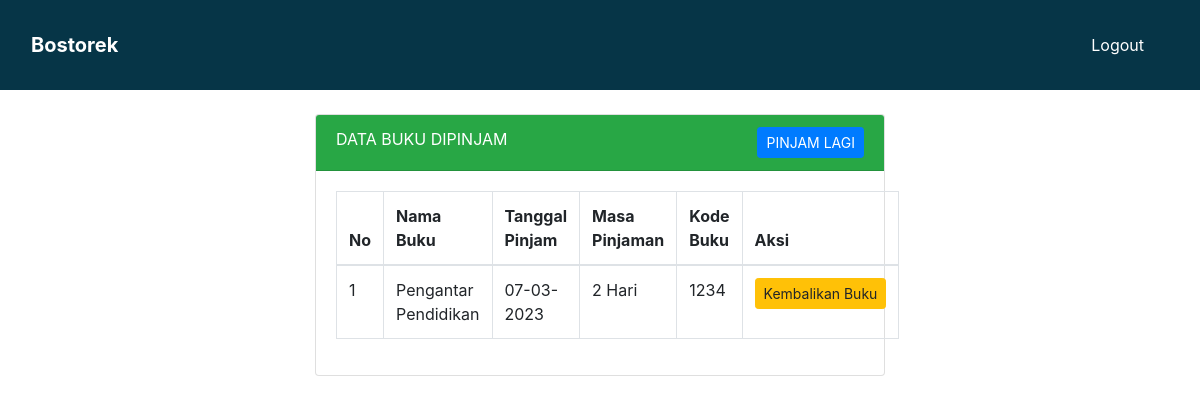
/login_pengguna/read_peminjaman.php, run on the app's committed database.
### tables this page shows
CREATE TABLE `tb_pinjambuku` (
  `id` int(11) NOT NULL,
  `namabuku` varchar(100) NOT NULL,
  `tanggal` date NOT NULL,
  `masa_pinjaman` varchar(100) NOT NULL,
  `kode_buku` varchar(100) NOT NULL
);

### login_pengguna/read_peminjaman.php (the view, shortened to what this page needs)
<!DOCTYPE html>
<html>
<head>
  <link rel="stylesheet" type="text/css" href="../css/bootstrap.css" />
  <link href="../css/font-awesome.min.css" rel="stylesheet" />
  <link href="../css/style.css" rel="stylesheet" />
  <link href="../css/responsive.css" rel="stylesheet" />
</head>
<link rel="stylesheet" type="text/css" href="assets/css/bootstrap.min.css">
<body>
<header class="header_section">
      <div class="container-fluid">
        <nav class="navbar navbar-expand-lg custom_nav-container ">
          <a class="navbar-brand" href="index.html">
            <span>
              Bostorek
            </span>
          </a>
          <div class="collapse navbar-collapse" id="navbarSupportedContent">
            <ul class="navbar-nav">
              <li class="nav-item">
                <a class="nav-link" href="../logout.php">Logout</a>
              </li>
            </ul>
          </div>
        </nav>
      </div>
    </header>
	<div class="container col-md-6 mt-4">
		<div class="card">
			<div class="card-header bg-success text-white ">
				DATA BUKU DIPINJAM <a href="halaman_pengguna.php" class="btn btn-sm btn-primary float-right">PINJAM LAGI</a>
			</div>
			<div class="card-body">
				<table class="table table-bordered">
					<thead>
						<tr>
							<th>No</th>
							<th>Nama Buku</th>
							<th>Tanggal Pinjam</th>
							<th>Masa Pinjaman</th>
              <th>Kode Buku</th>
              <th>Aksi</th>
						</tr>
					</thead>
					<tbody>
						<?php
							include('../koneksi.php');
							$datas = mysqli_query($koneksi, "select * from tb_pinjambuku") or die(mysqli_error($koneksi));
							$no = 1;
							while($row = mysqli_fetch_assoc($datas)) {
						?>
					<tr>
						<td><?= $no; ?></td>
						<td><?= $row['namabuku'];  ?></td>
						<td><?= $tanggal=date('d-m-Y'); ?></td>
						<td><?= $row['masa_pinjaman']; ?></td>
						<td><?= $row['kode_buku']; ?></td>
                        <td>
								<a href="pengembalian.php" class="btn btn-sm btn-warning">Kembalikan Buku</a>
						</td>
					</tr>
						<?php $no++; } ?>
					</tbody>
				</table>
			</div>
		</div>
	</div>
</body>
</html>

### css/style.css (style rules this page uses)
body { font-family: 'Mulish', sans-serif; color: #0c0c0c; background-color: #ffffff; overflow-x: hidden; }
a, a:hover, a:focus { text-decoration: none; }
.btn, .btn:focus { outline: none !important; -webkit-box-shadow: none; box-shadow: none; }
.header_section { background-color: #063547; padding: 15px 0; }
.navbar-brand { padding: 0; margin: 0; color: #000000; font-size: 24px; font-weight: bold; }
.navbar-brand span { color: #ffffff; }
.custom_nav-container { padding: 0; }
.custom_nav-container .navbar-nav { margin-left: auto; }
.custom_nav-container .navbar-nav .nav-item .nav-link { padding: 10px 25px; color: #ffffff; text-align: center; }

### css/responsive.css (style rules this page uses)
@media (min-width: 1200px) { .container { max-width: 1170px; } }

### data on the page
tb_pinjambuku: namabuku "Pengantar Pendidikan", masa_pinjaman "2 Hari", kode_buku "1234"
